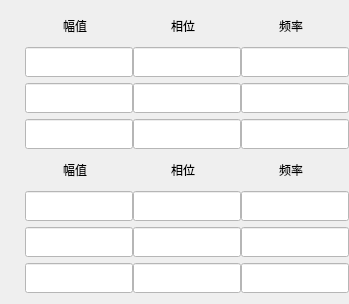
        <widget class="QWidget" name="verticalWidget_2" native="true">
         <layout class="QVBoxLayout" name="verticalLayout_6" stretch="0,0">
          <property name="sizeConstraint">
           <enum>QLayout::SetDefaultConstraint</enum>
          </property>
          <property name="leftMargin">
           <number>0</number>
          </property>
          <property name="rightMargin">
           <number>0</number>
          </property>
          <item>
           <layout class="QGridLayout" name="VolGridLayout" rowstretch="0,0,0,0" columnstretch="0,0,0,0,0">
            <property name="horizontalSpacing">
             <number>0</number>
            </property>
            <item row="0" column="4">
             <widget class="QLabel" name="m_labVolFrequency">
              <property name="enabled">
               <bool>true</bool>
              </property>
              <property name="minimumSize">
               <size>
                <width>0</width>
                <height>30</height>
               </size>
              </property>
              <property name="maximumSize">
               <size>
                <width>100</width>
                <height>30</height>
               </size>
              </property>
              <property name="styleSheet">
               <string notr="true"/>
              </property>
              <property name="text">
               <string>频率</string>
              </property>
              <property name="alignment">
               <set>Qt::AlignCenter</set>
              </property>
             </widget>
            </item>
            <item row="0" column="3">
             <widget class="QLabel" name="m_labVolPhase">
              <property name="enabled">
               <bool>true</bool>
              </property>
              <property name="minimumSize">
               <size>
                <width>0</width>
                <height>30</height>
               </size>
              </property>
              <property name="maximumSize">
               <size>
                <width>100</width>
                <height>30</height>
               </size>
              </property>
              <property name="styleSheet">
               <string notr="true"/>
              </property>
              <property name="text">
               <string>相位</string>
              </property>
              <property name="alignment">
               <set>Qt::AlignCenter</set>
              </property>
             </widget>
            </item>
            <item row="1" column="1">
             <widget class="QLineEdit" name="m_editVa0">
              <property name="enabled">
               <bool>true</bool>
              </property>
              <property name="minimumSize">
               <size>
                <width>35</width>
                <height>30</height>
               </size>
              </property>
              <property name="maximumSize">
               <size>
                <width>120</width>
                <height>30</height>
               </size>
              </property>
              <property name="focusPolicy">
               <enum>Qt::NoFocus</enum>
              </property>
              <property name="layoutDirection">
               <enum>Qt::LeftToRight</enum>
              </property>
              <property name="styleSheet">
               <string notr="true">background-color: rgb(255, 255, 255);</string>
              </property>
              <property name="alignment">
               <set>Qt::AlignCenter</set>
              </property>
              <property name="readOnly">
               <bool>true</bool>
              </property>
             </widget>
            </item>
            <item row="2" column="0">
             <widget class="QLabel" name="m_labVb">
              <property name="enabled">
               <bool>true</bool>
              </property>
              <property name="minimumSize">
               <size>
                <width>25</width>
                <height>30</height>
               </size>
              </property>
              <property name="maximumSize">
               <size>
                <width>50</width>
                <height>30</height>
               </size>
              </property>
              <property name="styleSheet">
               <string notr="true"/>
              </property>
              <property name="text">
               <string/>
              </property>
              <property name="alignment">
               <set>Qt::AlignCenter</set>
              </property>
             </widget>
            </item>
            <item row="1" column="0">
             <widget class="QLabel" name="m_labVa">
              <property name="enabled">
               <bool>true</bool>
              </property>
              <property name="minimumSize">
               <size>
                <width>25</width>
                <height>30</height>
               </size>
              </property>
              <property name="maximumSize">
               <size>
                <width>50</width>
                <height>30</height>
               </size>
              </property>
              <property name="styleSheet">
               <string notr="true"/>
              </property>
              <property name="text">
               <string/>
              </property>
              <property name="alignment">
               <set>Qt::AlignCenter</set>
              </property>
             </widget>
            </item>
            <item row="1" column="3">
             <widget class="QLineEdit" name="m_editVa1">
              <property name="enabled">
               <bool>true</bool>
              </property>
              <property name="minimumSize">
               <size>
                <width>35</width>
                <height>30</height>
               </size>
              </property>
              <property name="maximumSize">
               <size>
                <width>120</width>
                <height>30</height>
               </size>
              </property>
              <property name="styleSheet">
               <string notr="true">background-color: rgb(255, 255, 255);</string>
              </property>
              <property name="alignment">
               <set>Qt::AlignCenter</set>
              </property>
              <property name="readOnly">
               <bool>true</bool>
              </property>
             </widget>
            </item>
            <item row="1" column="4">
             <widget class="QLineEdit" name="m_editVa2">
              <property name="enabled">
               <bool>true</bool>
              </property>
              <property name="minimumSize">
               <size>
                <width>35</width>
                <height>30</height>
               </size>
              </property>
              <property name="maximumSize">
               <size>
                <width>120</width>
                <height>30</height>
               </size>
              </property>
              <property name="styleSheet">
               <string notr="true">background-color: rgb(255, 255, 255);</string>
              </property>
              <property name="alignment">
               <set>Qt::AlignCenter</set>
              </property>
              <property name="readOnly">
               <bool>true</bool>
              </property>
             </widget>
            </item>
            <item row="2" column="3">
             <widget class="QLineEdit" name="m_editVb1">
              <property name="enabled">
               <bool>true</bool>
              </property>
              <property name="minimumSize">
               <size>
                <width>35</width>
                <height>30</height>
               </size>
              </property>
              <property name="maximumSize">
               <size>
                <width>120</width>
                <height>30</height>
               </size>
              </property>
              <property name="styleSheet">
               <string notr="true">background-color: rgb(255, 255, 255);</string>
              </property>
              <property name="alignment">
               <set>Qt::AlignCenter</set>
              </property>
              <property name="readOnly">
               <bool>true</bool>
              </property>
             </widget>
            </item>
            <item row="2" column="1">
             <widget class="QLineEdit" name="m_editVb0">
              <property name="enabled">
               <bool>true</bool>
              </property>
              <property name="minimumSize">
               <size>
                <width>35</width>
                <height>30</height>
               </size>
              </property>
              <property name="maximumSize">
               <size>
                <width>120</width>
                <height>30</height>
               </size>
              </property>
              <property name="styleSheet">
               <string notr="true">background-color: rgb(255, 255, 255);</string>
              </property>
              <property name="alignment">
               <set>Qt::AlignCenter</set>
              </property>
              <property name="readOnly">
               <bool>true</bool>
              </property>
             </widget>
            </item>
            <item row="2" column="4">
             <widget class="QLineEdit" name="m_editVb2">
              <property name="enabled">
               <bool>true</bool>
              </property>
              <property name="minimumSize">
               <size>
                <width>35</width>
                <height>30</height>
               </size>
              </property>
              <property name="maximumSize">
               <size>
                <width>120</width>
                <height>30</height>
               </size>
              </property>
              <property name="styleSheet">
               <string notr="true">background-color: rgb(255, 255, 255);</string>
              </property>
              <property name="alignment">
               <set>Qt::AlignCenter</set>
              </property>
              <property name="readOnly">
               <bool>true</bool>
              </property>
             </widget>
            </item>
            <item row="3" column="1">
             <widget class="QLineEdit" name="m_editVc0">
              <property name="enabled">
               <bool>true</bool>
              </property>
              <property name="minimumSize">
               <size>
                <width>35</width>
                <height>30</height>
               </size>
              </property>
              <property name="maximumSize">
               <size>
                <width>120</width>
                <height>30</height>
               </size>
              </property>
              <property name="styleSheet">
               <string notr="true">background-color: rgb(255, 255, 255);</string>
              </property>
              <property name="alignment">
               <set>Qt::AlignCenter</set>
              </property>
              <property name="readOnly">
               <bool>true</bool>
              </property>
             </widget>
            </item>
            <item row="3" column="4">
             <widget class="QLineEdit" name="m_editVc2">
              <property name="enabled">
               <bool>true</bool>
              </property>
              <property name="minimumSize">
               <size>
                <width>35</width>
                <height>30</height>
               </size>
              </property>
              <property name="maximumSize">
               <size>
                <width>120</width>
                <height>30</height>
               </size>
              </property>
              <property name="styleSheet">
               <string notr="true">background-color: rgb(255, 255, 255);</string>
              </property>
              <property name="alignment">
               <set>Qt::AlignCenter</set>
              </property>
              <property name="readOnly">
               <bool>true</bool>
              </property>
             </widget>
            </item>
            <item row="3" column="0">
             <widget class="QLabel" name="m_labVc">
              <property name="enabled">
               <bool>true</bool>
              </property>
              <property name="minimumSize">
               <size>
                <width>25</width>
                <height>30</height>
               </size>
              </property>
              <property name="maximumSize">
               <size>
                <width>50</width>
                <height>30</height>
               </size>
              </property>
              <property name="styleSheet">
               <string notr="true"/>
              </property>
              <property name="text">
               <string/>
              </property>
              <property name="alignment">
               <set>Qt::AlignCenter</set>
              </property>
             </widget>
            </item>
            <item row="3" column="3">
             <widget class="QLineEdit" name="m_editVc1">
              <property name="enabled">
               <bool>true</bool>
              </property>
              <property name="minimumSize">
               <size>
                <width>35</width>
                <height>30</height>
               </size>
              </property>
              <property name="maximumSize">
               <size>
                <width>120</width>
                <height>30</height>
               </size>
              </property>
              <property name="styleSheet">
               <string notr="true">background-color: rgb(255, 255, 255);</string>
              </property>
              <property name="alignment">
               <set>Qt::AlignCenter</set>
              </property>
              <property name="readOnly">
               <bool>true</bool>
              </property>
             </widget>
            </item>
            <item row="0" column="1">
             <widget class="QLabel" name="m_labVolAmplitude">
              <property name="enabled">
               <bool>true</bool>
              </property>
              <property name="minimumSize">
               <size>
                <width>0</width>
                <height>30</height>
               </size>
              </property>
              <property name="maximumSize">
               <size>
                <width>100</width>
                <height>30</height>
               </size>
              </property>
              <property name="styleSheet">
               <string notr="true"/>
              </property>
              <property name="text">
               <string>幅值</string>
              </property>
              <property name="alignment">
               <set>Qt::AlignCenter</set>
              </property>
             </widget>
            </item>
           </layout>
          </item>
          <item>
           <layout class="QGridLayout" name="CurGridLayout">
            <property name="horizontalSpacing">
             <number>0</number>
            </property>
            <item row="1" column="1">
             <widget class="QLineEdit" name="m_editIa0">
              <property name="enabled">
               <bool>true</bool>
              </property>
              <property name="minimumSize">
               <size>
                <width>35</width>
                <height>30</height>
               </size>
              </property>
              <property name="maximumSize">
               <size>
                <width>120</width>
                <height>30</height>
               </size>
              </property>
              <property name="styleSheet">
               <string notr="true">background-color: rgb(255, 255, 255);</string>
              </property>
              <property name="alignment">
               <set>Qt::AlignCenter</set>
              </property>
              <property name="readOnly">
               <bool>true</bool>
              </property>
             </widget>
            </item>
            <item row="1" column="2">
             <widget class="QLineEdit" name="m_editIa1">
              <property name="enabled">
               <bool>true</bool>
              </property>
              <property name="minimumSize">
               <size>
                <width>35</width>
                <height>30</height>
               </size>
              </property>
              <property name="maximumSize">
               <size>
                <width>120</width>
                <height>30</height>
               </size>
              </property>
              <property name="styleSheet">
               <string notr="true">background-color: rgb(255, 255, 255);</string>
              </property>
              <property name="alignment">
               <set>Qt::AlignCenter</set>
              </property>
              <property name="readOnly">
               <bool>true</bool>
              </property>
             </widget>
            </item>
            <item row="0" column="1">
             <widget class="QLabel" name="m_labCurAmplitude">
              <property name="enabled">
               <bool>true</bool>
              </property>
              <property name="minimumSize">
               <size>
                <width>0</width>
                <height>30</height>
               </size>
              </property>
              <property name="maximumSize">
               <size>
                <width>100</width>
                <height>30</height>
               </size>
              </property>
              <property name="styleSheet">
               <string notr="true"/>
              </property>
              <property name="text">
               <string>幅值</string>
              </property>
              <property name="alignment">
               <set>Qt::AlignCenter</set>
              </property>
             </widget>
            </item>
            <item row="1" column="0">
             <widget class="QLabel" name="m_labIa">
              <property name="enabled">
               <bool>true</bool>
              </property>
              <property name="minimumSize">
               <size>
                <width>25</width>
                <height>30</height>
               </size>
              </property>
              <property name="maximumSize">
               <size>
                <width>50</width>
                <height>30</height>
               </size>
              </property>
              <property name="styleSheet">
               <string notr="true"/>
              </property>
              <property name="text">
               <string/>
              </property>
              <property name="alignment">
               <set>Qt::AlignCenter</set>
              </property>
             </widget>
            </item>
            <item row="0" column="2">
             <widget class="QLabel" name="m_labCurPhase">
              <property name="enabled">
               <bool>true</bool>
              </property>
              <property name="minimumSize">
               <size>
                <width>0</width>
                <height>30</height>
               </size>
              </property>
              <property name="maximumSize">
               <size>
                <width>100</width>
                <height>30</height>
               </size>
              </property>
              <property name="styleSheet">
               <string notr="true"/>
              </property>
              <property name="text">
               <string>相位</string>
              </property>
              <property name="alignment">
               <set>Qt::AlignCenter</set>
              </property>
             </widget>
            </item>
            <item row="0" column="3">
             <widget class="QLabel" name="m_labCurFrequency">
              <property name="enabled">
               <bool>true</bool>
              </property>
              <property name="minimumSize">
               <size>
                <width>0</width>
                <height>30</height>
               </size>
              </property>
              <property name="maximumSize">
               <size>
                <width>100</width>
                <height>30</height>
               </size>
              </property>
              <property name="styleSheet">
               <string notr="true"/>
              </property>
              <property name="text">
               <string>频率</string>
              </property>
              <property name="alignment">
               <set>Qt::AlignCenter</set>
              </property>
             </widget>
            </item>
            <item row="2" column="3">
             <widget class="QLineEdit" name="m_editIb2">
              <property name="enabled">
               <bool>true</bool>
              </property>
              <property name="minimumSize">
               <size>
                <width>35</width>
                <height>30</height>
               </size>
              </property>
              <property name="maximumSize">
               <size>
                <width>120</width>
                <height>30</height>
               </size>
              </property>
              <property name="styleSheet">
               <string notr="true">background-color: rgb(255, 255, 255);</string>
              </property>
              <property name="alignment">
               <set>Qt::AlignCenter</set>
              </property>
              <property name="readOnly">
               <bool>true</bool>
              </property>
             </widget>
            </item>
            <item row="3" column="0">
             <widget class="QLabel" name="m_labIc">
              <property name="enabled">
               <bool>true</bool>
              </property>
              <property name="minimumSize">
               <size>
                <width>25</width>
                <height>30</height>
               </size>
              </property>
              <property name="maximumSize">
               <size>
                <width>50</width>
                <height>30</height>
               </size>
              </property>
              <property name="styleSheet">
               <string notr="true"/>
              </property>
              <property name="text">
               <string/>
              </property>
              <property name="alignment">
               <set>Qt::AlignCenter</set>
              </property>
             </widget>
            </item>
            <item row="1" column="3">
             <widget class="QLineEdit" name="m_editIa2">
              <property name="enabled">
               <bool>true</bool>
              </property>
              <property name="minimumSize">
               <size>
                <width>35</width>
                <height>30</height>
               </size>
              </property>
              <property name="maximumSize">
               <size>
                <width>120</width>
                <height>30</height>
               </size>
              </property>
              <property name="styleSheet">
               <string notr="true">background-color: rgb(255, 255, 255);</string>
              </property>
              <property name="alignment">
               <set>Qt::AlignCenter</set>
              </property>
              <property name="readOnly">
               <bool>true</bool>
              </property>
             </widget>
            </item>
            <item row="2" column="2">
             <widget class="QLineEdit" name="m_editIb1">
              <property name="enabled">
               <bool>true</bool>
              </property>
              <property name="minimumSize">
               <size>
                <width>35</width>
                <height>30</height>
               </size>
              </property>
              <property name="maximumSize">
               <size>
                <width>120</width>
                <height>30</height>
               </size>
              </property>
              <property name="styleSheet">
               <string notr="true">background-color: rgb(255, 255, 255);</string>
              </property>
              <property name="alignment">
               <set>Qt::AlignCenter</set>
              </property>
              <property name="readOnly">
               <bool>true</bool>
              </property>
             </widget>
            </item>
            <item row="2" column="1">
             <widget class="QLineEdit" name="m_editIb0">
              <property name="enabled">
               <bool>true</bool>
              </property>
              <property name="minimumSize">
               <size>
                <width>35</width>
                <height>30</height>
               </size>
              </property>
              <property name="maximumSize">
               <size>
                <width>120</width>
                <height>30</height>
               </size>
              </property>
              <property name="styleSheet">
               <string notr="true">background-color: rgb(255, 255, 255);</string>
              </property>
              <property name="alignment">
               <set>Qt::AlignCenter</set>
              </property>
              <property name="readOnly">
               <bool>true</bool>
              </property>
             </widget>
            </item>
            <item row="3" column="1">
             <widget class="QLineEdit" name="m_editIc0">
              <property name="enabled">
               <bool>true</bool>
              </property>
              <property name="minimumSize">
               <size>
                <width>35</width>
                <height>30</height>
               </size>
              </property>
              <property name="maximumSize">
               <size>
                <width>120</width>
                <height>30</height>
               </size>
              </property>
              <property name="styleSheet">
               <string notr="true">background-color: rgb(255, 255, 255);</string>
              </property>
              <property name="alignment">
               <set>Qt::AlignCenter</set>
              </property>
              <property name="readOnly">
               <bool>true</bool>
              </property>
             </widget>
            </item>
            <item row="3" column="3">
             <widget class="QLineEdit" name="m_editIc2">
              <property name="enabled">
               <bool>true</bool>
              </property>
              <property name="minimumSize">
               <size>
                <width>35</width>
                <height>30</height>
               </size>
              </property>
              <property name="maximumSize">
               <size>
                <width>120</width>
                <height>30</height>
               </size>
              </property>
              <property name="styleSheet">
               <string notr="true">background-color: rgb(255, 255, 255);</string>
              </property>
              <property name="alignment">
               <set>Qt::AlignCenter</set>
              </property>
              <property name="readOnly">
               <bool>true</bool>
              </property>
             </widget>
            </item>
            <item row="2" column="0">
             <widget class="QLabel" name="m_labIb">
              <property name="enabled">
               <bool>true</bool>
              </property>
              <property name="minimumSize">
               <size>
                <width>25</width>
                <height>30</height>
               </size>
              </property>
              <property name="maximumSize">
               <size>
                <width>50</width>
                <height>30</height>
               </size>
              </property>
              <property name="styleSheet">
               <string notr="true"/>
              </property>
              <property name="text">
               <string/>
              </property>
              <property name="alignment">
               <set>Qt::AlignCenter</set>
              </property>
             </widget>
            </item>
            <item row="3" column="2">
             <widget class="QLineEdit" name="m_editIc1">
              <property name="enabled">
               <bool>true</bool>
              </property>
              <property name="minimumSize">
               <size>
                <width>35</width>
                <height>30</height>
               </size>
              </property>
              <property name="maximumSize">
               <size>
                <width>120</width>
                <height>30</height>
               </size>
              </property>
              <property name="styleSheet">
               <string notr="true">background-color: rgb(255, 255, 255);</string>
              </property>
              <property name="alignment">
               <set>Qt::AlignCenter</set>
              </property>
              <property name="readOnly">
               <bool>true</bool>
              </property>
             </widget>
            </item>
           </layout>
          </item>
         </layout>
        </widget>
